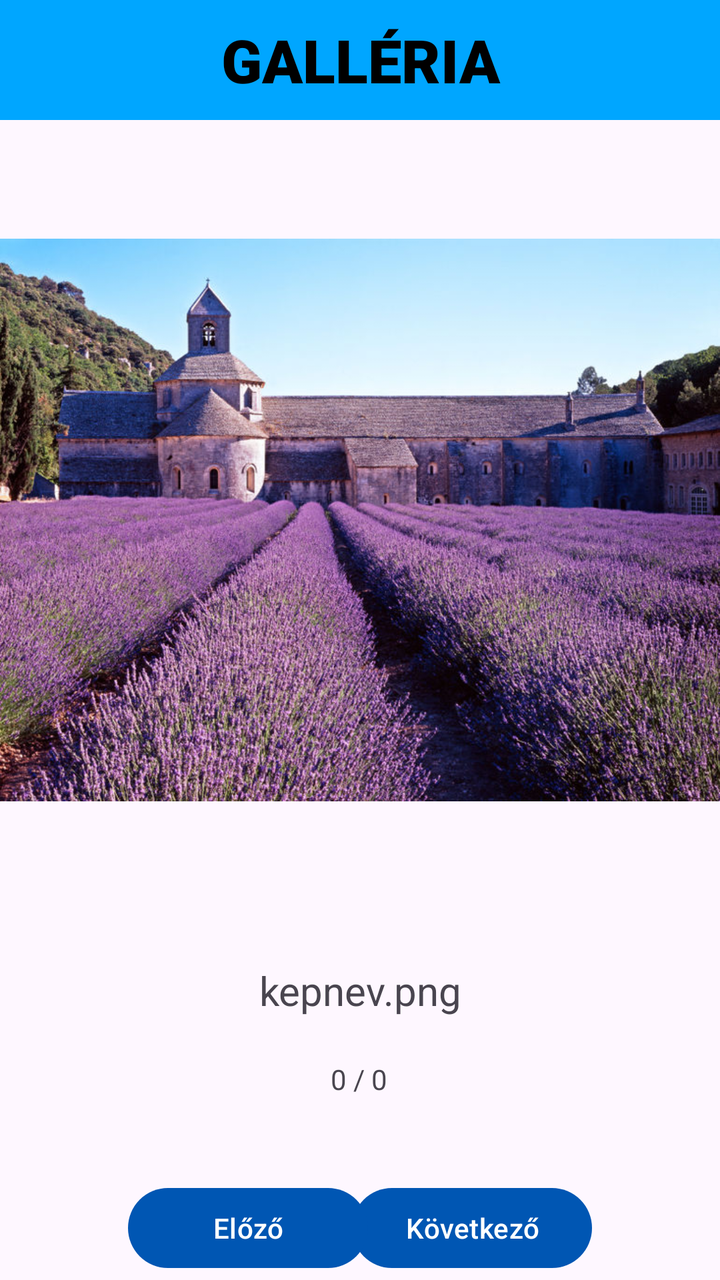
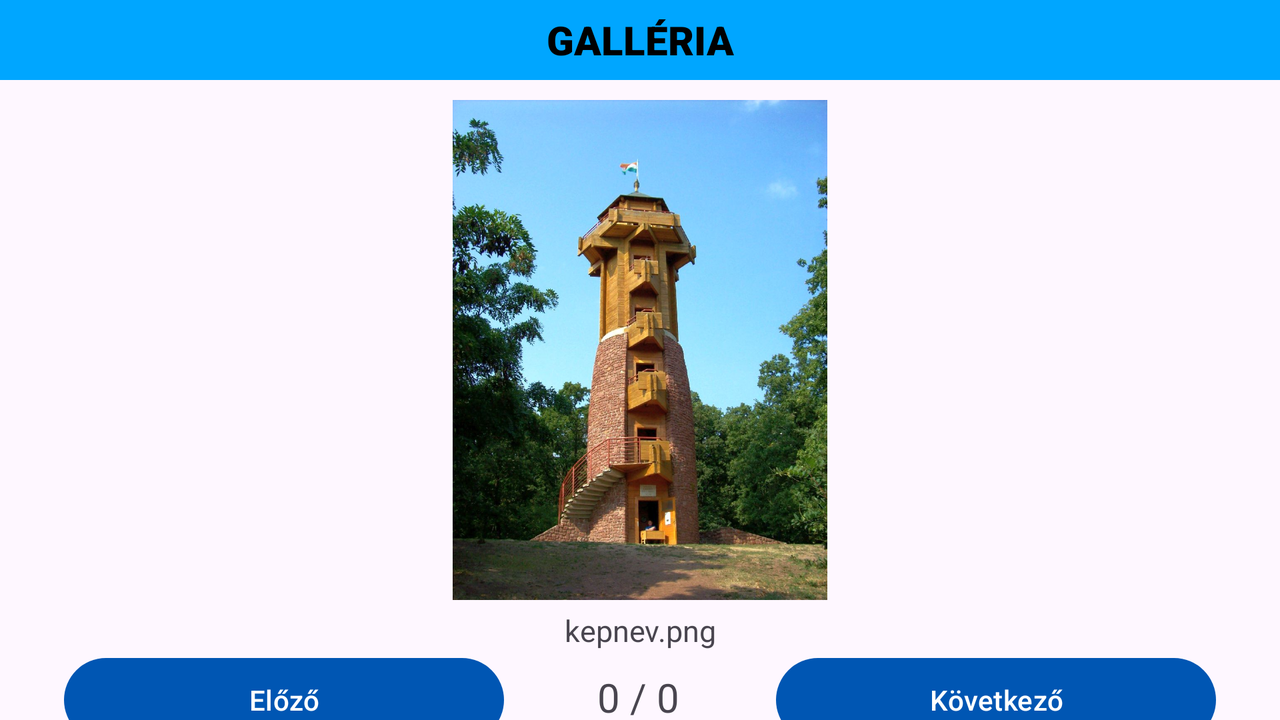

The same Android screen from two of the app's own layout files: first res/layout/ as a phone draws it, then the repository's variant for another configuration, drawn on a device whose configuration selects that folder. Both files follow.
<!-- AndroidManifest.xml: application theme Theme.Balaton -->
<!-- res/layout/activity_gallery.xml -->
<?xml version="1.0" encoding="utf-8"?>
<androidx.constraintlayout.widget.ConstraintLayout xmlns:android="http://schemas.android.com/apk/res/android"
    xmlns:app="http://schemas.android.com/apk/res-auto"
    xmlns:tools="http://schemas.android.com/tools"
    android:id="@+id/main"
    android:layout_width="match_parent"
    android:layout_height="match_parent"
    tools:context=".GalleryActivity">


    <TextView
        android:id="@+id/gallery"
        android:layout_width="0dp"
        android:layout_height="@dimen/title_height"
        android:layout_marginBottom="40dp"
        android:height="@dimen/title_height"
        android:background="@color/blue"
        android:ems="10"
        android:text="@string/gallery"
        android:gravity="center"
        android:textColor="@color/black"
        android:textSize="@dimen/titleSize"
        android:textStyle="bold"
        android:fontFamily="sans-serif-black"

        android:textAllCaps="true"
        app:layout_constraintEnd_toEndOf="parent"
        app:layout_constraintStart_toStartOf="parent"
        app:layout_constraintTop_toTopOf="parent" />

    <ImageView
        android:id="@+id/imageView"
        android:layout_width="wrap_content"
        android:layout_height="400dp"
        android:layout_marginBottom="180dp"
        app:layout_constraintBottom_toBottomOf="parent"
        app:layout_constraintEnd_toEndOf="parent"
        app:layout_constraintHorizontal_bias="1.0"
        app:layout_constraintStart_toStartOf="parent"
        app:layout_constraintTop_toBottomOf="@+id/gallery"
        app:srcCompat="@drawable/tihany_levendula" />

    <TextView
        android:id="@+id/textView"
        android:layout_width="100dp"
        android:layout_height="16dp"
        android:layout_marginTop="70dp"
        android:text="0 / 0"
        android:textAlignment="center"
        app:layout_constraintBottom_toBottomOf="parent"
        app:layout_constraintEnd_toEndOf="parent"
        app:layout_constraintHorizontal_bias="0.498"
        app:layout_constraintStart_toStartOf="parent"
        app:layout_constraintTop_toBottomOf="@+id/imageView"
        app:layout_constraintVertical_bias="0.0" />

    <TextView
        android:id="@+id/textView2"
        android:layout_width="wrap_content"
        android:layout_height="wrap_content"
        android:text="kepnev.png"
        android:textSize="20sp"
        app:layout_constraintBottom_toTopOf="@+id/textView"
        app:layout_constraintEnd_toEndOf="parent"
        app:layout_constraintStart_toStartOf="parent"
        app:layout_constraintTop_toBottomOf="@+id/imageView" />

    <Button
        android:id="@+id/button_next"
        android:layout_width="120dp"
        android:layout_height="wrap_content"
        android:layout_marginTop="44dp"
        android:layout_marginEnd="64dp"
        android:text="@string/button_next"
        app:layout_constraintEnd_toEndOf="parent"
        app:layout_constraintTop_toBottomOf="@+id/textView" />

    <Button
        android:id="@+id/button_prev"

        android:layout_width="120dp"
        android:layout_height="wrap_content"
        android:layout_marginStart="64dp"
        android:text="@string/button_prev"
        app:layout_constraintBottom_toBottomOf="@+id/button_next"
        app:layout_constraintStart_toStartOf="parent"
        app:layout_constraintTop_toTopOf="@+id/button_next"
        app:layout_constraintVertical_bias="0.0" />




    
    
    
    
    
    
    
    
    

    

    
    
    
    
    
    
    
    
    
    


</androidx.constraintlayout.widget.ConstraintLayout>
<!-- resources referenced by this layout -->
<resources>
  <color name="black">#FF000000</color>
  <color name="blue">#00a6ff</color>
  <dimen name="titleSize">30sp</dimen>
  <dimen name="title_height">60dp</dimen>
  <!-- drawable tihany_levendula: jpg bitmap (drawable, 179432 bytes) -->
  <string name="button_next">Következő</string>
  <string name="button_prev">Előző</string>
  <string name="gallery">Galléria</string>
  <style name="Theme.Balaton" parent="Base.Theme.Balaton" />
  <style name="Base.Theme.Balaton" parent="Theme.Material3.DayNight.NoActionBar">
          
           <item name="colorPrimary">@color/my_light_primary</item>
      </style>
  <color name="my_light_primary">#0056b3</color>
</resources>
<!-- res/layout-land/activity_gallery.xml (the repository's variant of the layout above) -->
<!-- drawn on the phone turned sideways -->
<?xml version="1.0" encoding="utf-8"?>
<androidx.constraintlayout.widget.ConstraintLayout xmlns:android="http://schemas.android.com/apk/res/android"
    xmlns:app="http://schemas.android.com/apk/res-auto"
    xmlns:tools="http://schemas.android.com/tools"
    android:id="@+id/main"
    android:layout_width="match_parent"
    android:layout_height="match_parent"
    tools:context=".GalleryActivity">


    <TextView
        android:id="@+id/gallery"
        android:layout_width="0dp"
        android:layout_height="wrap_content"
        android:layout_marginBottom="40dp"
        android:height="@dimen/title_height_land"
        android:background="@color/blue"
        android:ems="10"
        android:text="@string/gallery"
        android:gravity="center"
        android:textColor="@color/black"
        android:textSize="20sp"
        android:textStyle="bold"
        android:fontFamily="sans-serif-black"

        android:textAllCaps="true"
        app:layout_constraintEnd_toEndOf="parent"
        app:layout_constraintStart_toStartOf="parent"
        app:layout_constraintTop_toTopOf="parent" />

    <ImageView
        android:id="@+id/imageView"
        android:layout_width="410dp"
        android:layout_height="250dp"
        android:layout_marginTop="10dp"
        android:layout_marginBottom="80dp"
        app:layout_constraintBottom_toBottomOf="parent"
        app:layout_constraintEnd_toEndOf="parent"
        app:layout_constraintStart_toStartOf="parent"
        app:layout_constraintTop_toBottomOf="@+id/gallery"
        app:layout_constraintVertical_bias="0.0"
        app:srcCompat="@drawable/revfulop" />

    <TextView
        android:id="@+id/textView"
        android:layout_width="100dp"
        android:layout_height="25sp"
        android:layout_marginTop="35dp"
        android:text="0 / 0"
        android:textAlignment="center"
        android:textSize="20sp"
        app:layout_constraintBottom_toBottomOf="parent"
        app:layout_constraintEnd_toEndOf="parent"
        app:layout_constraintHorizontal_bias="0.498"
        app:layout_constraintStart_toStartOf="parent"
        app:layout_constraintTop_toBottomOf="@+id/imageView"
        app:layout_constraintVertical_bias="0.0" />

    <TextView
        android:id="@+id/textView2"
        android:layout_width="wrap_content"
        android:layout_height="wrap_content"
        android:layout_marginTop="5dp"
        android:text="kepnev.png"
        android:textSize="15sp"
        app:layout_constraintBottom_toTopOf="@+id/textView"
        app:layout_constraintEnd_toEndOf="parent"
        app:layout_constraintStart_toStartOf="parent"
        app:layout_constraintTop_toBottomOf="@+id/imageView"
        app:layout_constraintVertical_bias="0.0" />

    <Button
        android:id="@+id/button_next"
        android:layout_width="220dp"
        android:layout_height="50dp"
        android:layout_marginTop="25dp"
        android:layout_marginEnd="32dp"
        android:text="@string/button_next"
        app:layout_constraintEnd_toEndOf="parent"
        app:layout_constraintTop_toBottomOf="@+id/imageView" />

    <Button
        android:id="@+id/button_prev"

        android:layout_width="220dp"
        android:layout_height="50dp"
        android:layout_marginStart="32dp"
        android:text="@string/button_prev"
        app:layout_constraintBottom_toBottomOf="@+id/button_next"
        app:layout_constraintStart_toStartOf="parent"
        app:layout_constraintTop_toTopOf="@+id/button_next"
        app:layout_constraintVertical_bias="0.0" />




    
    
    
    
    
    
    
    
    

    

    
    
    
    
    
    
    
    
    
    


</androidx.constraintlayout.widget.ConstraintLayout>
<!-- resources referenced by the variant -->
<!-- as the phone turned sideways resolves them -->
<resources>
  <color name="black">#FF000000</color>
  <color name="blue">#00a6ff</color>
  <dimen name="title_height_land">40dp</dimen>
  <!-- drawable revfulop: jpg bitmap (drawable, 232745 bytes) -->
  <string name="button_next">Következő</string>
  <string name="button_prev">Előző</string>
  <string name="gallery">Galléria</string>
  <style name="Theme.Balaton" parent="Base.Theme.Balaton" />
  <style name="Base.Theme.Balaton" parent="Theme.Material3.DayNight.NoActionBar">
          
           <item name="colorPrimary">@color/my_light_primary</item>
      </style>
  <color name="my_light_primary">#0056b3</color>
</resources>
